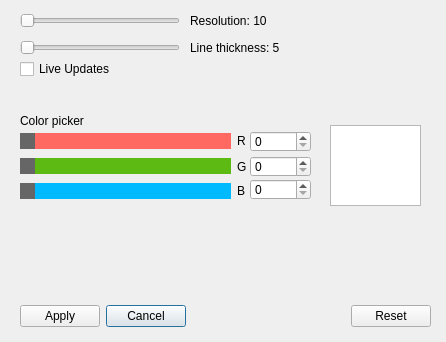
<?xml version="1.0" encoding="UTF-8"?>
<ui version="4.0">
 <class>Dialog</class>
 <widget class="QDialog" name="Dialog">
  <property name="geometry">
   <rect>
    <x>0</x>
    <y>0</y>
    <width>446</width>
    <height>342</height>
   </rect>
  </property>
  <property name="windowTitle">
   <string>Dialog</string>
  </property>
  <widget class="QDialogButtonBox" name="buttonBox">
   <property name="geometry">
    <rect>
     <x>20</x>
     <y>300</y>
     <width>411</width>
     <height>32</height>
    </rect>
   </property>
   <property name="layoutDirection">
    <enum>Qt::LayoutDirection::RightToLeft</enum>
   </property>
   <property name="orientation">
    <enum>Qt::Orientation::Horizontal</enum>
   </property>
   <property name="standardButtons">
    <set>QDialogButtonBox::StandardButton::Apply|QDialogButtonBox::StandardButton::Cancel|QDialogButtonBox::StandardButton::Reset</set>
   </property>
   <property name="centerButtons">
    <bool>false</bool>
   </property>
  </widget>
  <widget class="QSlider" name="slider_resolution">
   <property name="geometry">
    <rect>
     <x>20</x>
     <y>13</y>
     <width>160</width>
     <height>16</height>
    </rect>
   </property>
   <property name="orientation">
    <enum>Qt::Orientation::Horizontal</enum>
   </property>
  </widget>
  <widget class="QSlider" name="slider_lineThickness">
   <property name="geometry">
    <rect>
     <x>20</x>
     <y>40</y>
     <width>160</width>
     <height>16</height>
    </rect>
   </property>
   <property name="orientation">
    <enum>Qt::Orientation::Horizontal</enum>
   </property>
  </widget>
  <widget class="QCheckBox" name="checkBox_toggleLive">
   <property name="geometry">
    <rect>
     <x>20</x>
     <y>60</y>
     <width>151</width>
     <height>18</height>
    </rect>
   </property>
   <property name="text">
    <string>Live Updates</string>
   </property>
  </widget>
  <widget class="QLabel" name="label_resolution">
   <property name="geometry">
    <rect>
     <x>190</x>
     <y>13</y>
     <width>171</width>
     <height>16</height>
    </rect>
   </property>
   <property name="text">
    <string>Resolution: 10</string>
   </property>
  </widget>
  <widget class="QLabel" name="label_lineThickness">
   <property name="geometry">
    <rect>
     <x>190</x>
     <y>40</y>
     <width>181</width>
     <height>16</height>
    </rect>
   </property>
   <property name="text">
    <string>Line thickness: 5</string>
   </property>
  </widget>
  <widget class="QScrollBar" name="scrollBar_red">
   <property name="geometry">
    <rect>
     <x>20</x>
     <y>133</y>
     <width>211</width>
     <height>16</height>
    </rect>
   </property>
   <property name="styleSheet">
    <string notr="true">QScrollBar {
   background: rgb(255, 105, 97); /* ← overall background area */
}

QScrollBar::handle:horizontal {
    background: #666;   /* draggable handle */
    min-width: 15px;
    min-height: 20px;
}

QScrollBar::add-line:horizontal, QScrollBar::sub-line:horizontal {
	width: 0px;
	height: 0px;
	subcontrol-origin: margin;
}</string>
   </property>
   <property name="maximum">
    <number>255</number>
   </property>
   <property name="pageStep">
    <number>10</number>
   </property>
   <property name="orientation">
    <enum>Qt::Orientation::Horizontal</enum>
   </property>
  </widget>
  <widget class="QLabel" name="label">
   <property name="geometry">
    <rect>
     <x>20</x>
     <y>113</y>
     <width>101</width>
     <height>16</height>
    </rect>
   </property>
   <property name="text">
    <string>Color picker</string>
   </property>
  </widget>
  <widget class="QGraphicsView" name="graphicsView_colorShow">
   <property name="geometry">
    <rect>
     <x>330</x>
     <y>125</y>
     <width>91</width>
     <height>81</height>
    </rect>
   </property>
  </widget>
  <widget class="QScrollBar" name="scrollBar_green">
   <property name="geometry">
    <rect>
     <x>20</x>
     <y>158</y>
     <width>211</width>
     <height>16</height>
    </rect>
   </property>
   <property name="styleSheet">
    <string notr="true">QScrollBar {
    background: rgb(93, 186, 19); /* ← overall background area */
}

QScrollBar::handle:horizontal {
    background: #666;   /* draggable handle */
    min-width: 15px;
    min-height: 20px;
}

QScrollBar::add-line:horizontal, QScrollBar::sub-line:horizontal {
	width: 0px;
	height: 0px;
	subcontrol-origin: margin;
}</string>
   </property>
   <property name="maximum">
    <number>255</number>
   </property>
   <property name="orientation">
    <enum>Qt::Orientation::Horizontal</enum>
   </property>
  </widget>
  <widget class="QScrollBar" name="scrollBar_blue">
   <property name="geometry">
    <rect>
     <x>20</x>
     <y>183</y>
     <width>211</width>
     <height>16</height>
    </rect>
   </property>
   <property name="styleSheet">
    <string notr="true">QScrollBar {
    background: rgb(0, 186, 255); /* ← overall background area */
}

QScrollBar::handle:horizontal {
    background: #666;   /* draggable handle */
    min-width: 15px;
    min-height: 20px;
}

QScrollBar::add-line:horizontal, QScrollBar::sub-line:horizontal {
	width: 0px;
	height: 0px;
	subcontrol-origin: margin;
}</string>
   </property>
   <property name="maximum">
    <number>255</number>
   </property>
   <property name="orientation">
    <enum>Qt::Orientation::Horizontal</enum>
   </property>
  </widget>
  <widget class="QLabel" name="label_rgb_red">
   <property name="geometry">
    <rect>
     <x>237</x>
     <y>133</y>
     <width>16</width>
     <height>16</height>
    </rect>
   </property>
   <property name="text">
    <string>R</string>
   </property>
  </widget>
  <widget class="QLabel" name="label_rgb_green">
   <property name="geometry">
    <rect>
     <x>237</x>
     <y>161</y>
     <width>37</width>
     <height>12</height>
    </rect>
   </property>
   <property name="text">
    <string>G</string>
   </property>
  </widget>
  <widget class="QLabel" name="label_rgb_blue">
   <property name="geometry">
    <rect>
     <x>237</x>
     <y>185</y>
     <width>37</width>
     <height>12</height>
    </rect>
   </property>
   <property name="text">
    <string>B</string>
   </property>
  </widget>
  <widget class="QSpinBox" name="spinBox_rgb_green">
   <property name="geometry">
    <rect>
     <x>250</x>
     <y>156</y>
     <width>61</width>
     <height>21</height>
    </rect>
   </property>
   <property name="maximum">
    <number>255</number>
   </property>
  </widget>
  <widget class="QSpinBox" name="spinBox_rgb_blue">
   <property name="geometry">
    <rect>
     <x>250</x>
     <y>179</y>
     <width>61</width>
     <height>21</height>
    </rect>
   </property>
   <property name="maximum">
    <number>255</number>
   </property>
  </widget>
  <widget class="QSpinBox" name="spinBox_rgb_red">
   <property name="geometry">
    <rect>
     <x>250</x>
     <y>131</y>
     <width>61</width>
     <height>21</height>
    </rect>
   </property>
   <property name="maximum">
    <number>255</number>
   </property>
  </widget>
 </widget>
 <resources/>
 <connections>
  <connection>
   <sender>buttonBox</sender>
   <signal>accepted()</signal>
   <receiver>Dialog</receiver>
   <slot>accept()</slot>
   <hints>
    <hint type="sourcelabel">
     <x>248</x>
     <y>254</y>
    </hint>
    <hint type="destinationlabel">
     <x>157</x>
     <y>274</y>
    </hint>
   </hints>
  </connection>
  <connection>
   <sender>buttonBox</sender>
   <signal>rejected()</signal>
   <receiver>Dialog</receiver>
   <slot>reject()</slot>
   <hints>
    <hint type="sourcelabel">
     <x>316</x>
     <y>260</y>
    </hint>
    <hint type="destinationlabel">
     <x>286</x>
     <y>274</y>
    </hint>
   </hints>
  </connection>
 </connections>
</ui>
